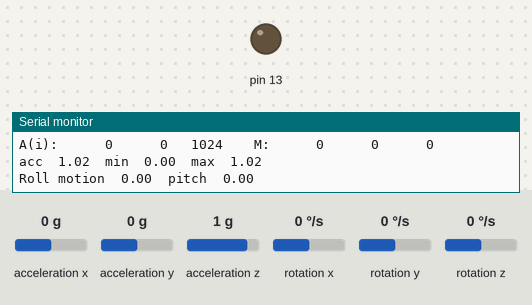
Simulated run of this sketch. Board: Arduino Uno, built with avr-gcc and run on an emulated ATmega328P. On the bench: output pins drawn as LEDs (lit = HIGH), the last lines printed to the serial monitor. Inputs (shaded band) come from the test bench; at power-on: acceleration z 1 g, acceleration x 0 g, acceleration y 0 g, rotation x 0 °/s, rotation y 0 °/s, rotation z 0 °/s.

Above: at 2.3 s.
2.4 s: acceleration z set to 0.1 g
4.5 s: acceleration z set to -0.2 g
At 5.6 s:
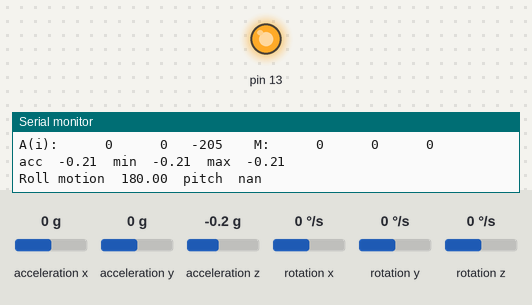
6.6 s: acceleration x set to -1.4 g
At 8.4 s:
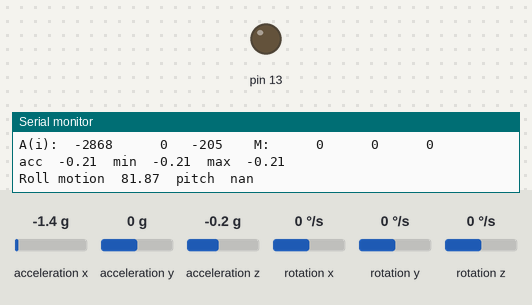
10.5 s: acceleration x set to 0 g
At 11.2 s:
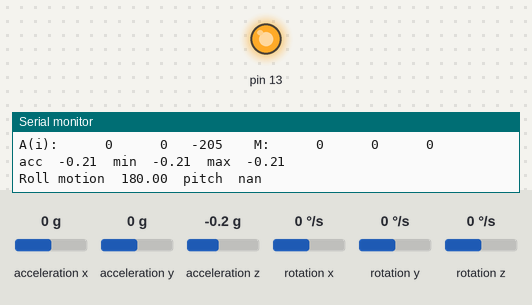
12.6 s: acceleration x set to -0.8 g
At 13.9 s:
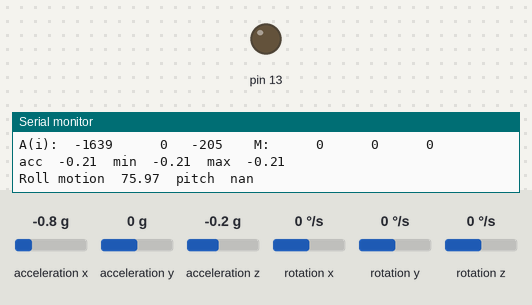
Timing chart, 0 to 15.6 s (numbered marks = the images above; inputs shaded):
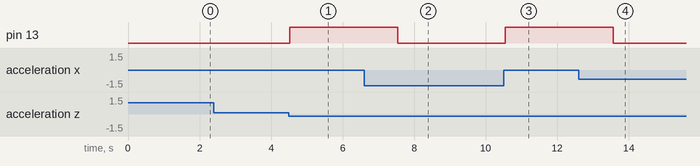

Measured:
- the behaviour switches between 0 and -0.1 g on acceleration z (found by bisection; images 0 and 1)
- after the input at 4.5 s, pin 13: LOW → HIGH at once
- after the input at 6.6 s, pin 13: HIGH → LOW after 0.94 s
- after the input at 10.5 s, pin 13: LOW → HIGH after 0.05 s
- after the input at 12.6 s, pin 13: HIGH → LOW after 0.96 s

The sketch:

Serial1.ino
```cpp
/*
The sensor outputs provided by the library are the raw 16-bit values
obtained by concatenating the 8-bit high and low accelerometer and
magnetometer data registers. They can be converted to units of g and
gauss using the conversion factors specified in the datasheet for your
particular device and full scale setting (gain).

Example: An LSM303D gives a magnetometer X axis reading of 1982 with
its default full scale setting of +/- 4 gauss. The M_GN specification
in the LSM303D datasheet (page 10) states a conversion factor of 0.160
mgauss/LSB (least significant bit) at this FS setting, so the raw
reading of -1982 corresponds to 1982 * 0.160 = 317.1 mgauss =
0.3171 gauss.

In the LSM303DLHC, LSM303DLM, and LSM303DLH, the acceleration data
registers actually contain a left-aligned 12-bit number, so the lowest
4 bits are always 0, and the values should be shifted right by 4 bits
(divided by 16) to be consistent with the conversion factors specified
in the datasheets.

Example: An LSM303DLH gives an accelerometer Z axis reading of -16144
with its default full scale setting of +/- 2 g. Dropping the lowest 4
bits gives a 12-bit raw value of -1009. The LA_So specification in the
LSM303DLH datasheet (page 11) states a conversion factor of 1 mg/digit
at this FS setting, so the value of -1009 corresponds to -1009 * 1 =
1009 mg = 1.009 g.
*/

#include <Wire.h>
#include <LSM303.h>

LSM303 compass;

char report[480];
double roll,Pitch,Yaw;
double acc;
long lastDisplayTime;

void setup()
{
  Serial.begin(115200);
  Wire.begin();
  compass.init();
  compass.enableDefault();
  pinMode(13,OUTPUT);
}

void loop()
{ double min;
double max;
double max1;
double min1;
int i,j;
//double minavg;
//double maxavg;

  compass.read();

  snprintf(report, sizeof(report), "A(i): %6d %6d %6d    M: %6d %6d %6d",
    (compass.a.x>>3), (compass.a.y>>3), (compass.a.z>>4),
    (compass.m.x>>2), (compass.m.y>>2),(compass.m.z>>2));
  Serial.println(report);
  acc=(compass.a.z>>4)*0.001;
  if(acc<min)
  {
    min=acc;
  //  min1=min1+min;

  }
  if(acc>max)
  {
    max=acc;
    //max1=max1+max;
 }

    //minavg=min1/8;
   // maxavg=max1/8;
  Serial.print("acc");
  Serial.print("\t");
  Serial.print(acc);
 Serial.print("\t");
 if ((millis() - lastDisplayTime) > 1000)
 {
  Serial.print("min");
  Serial.print("\t");
  Serial.print(min);
  Serial.print("\t");
  Serial.print("max");
  Serial.print("\t");
  Serial.print(max);
  // Serial.print("minavg");
  Serial.print("\t");
  //Serial.print(minavg);
  Serial.print("\t");
  //Serial.print("maxavg");
  Serial.println("\t");
//  Serial.println(maxavg);

 lastDisplayTime=millis();
 }
// maxavg=max/8;
 //minavg=min/8;

 roll=atan2(compass.a.x, compass.a.z) * 180/PI;
Pitch = atan2(compass.a.x, sqrt(abs(compass.a.y*compass.a.y) +abs( compass.a.z*compass.a.z))) * 180/PI;
  Yaw=atan2(compass.a.y,compass.a.x)* 180/PI;
  if(roll<0)
  {
  roll+=180;
  }
  Serial.print("Roll motion");
  Serial.print("\t");
  Serial.print(roll);
  Serial.print("\t");
    Serial.print("pitch");
  Serial.print("\t");
  Serial.println(Pitch);

  //while(roll<178);
//  digitalWrite(13,LOW);
 // delay(1000);
  if ((roll)>170)
  {
    digitalWrite(13,HIGH);
  }
 else
  digitalWrite(13,LOW);

  delay(1500);
}
```
